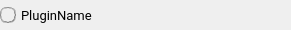
<?xml version="1.0" encoding="UTF-8"?>
<ui version="4.0">
 <class>PluginInfoLabel</class>
 <widget class="QFrame" name="PluginInfoLabel">
  <property name="geometry">
   <rect>
    <x>0</x>
    <y>0</y>
    <width>291</width>
    <height>30</height>
   </rect>
  </property>
  <property name="sizePolicy">
   <sizepolicy hsizetype="Expanding" vsizetype="Expanding">
    <horstretch>0</horstretch>
    <verstretch>0</verstretch>
   </sizepolicy>
  </property>
  <property name="minimumSize">
   <size>
    <width>0</width>
    <height>30</height>
   </size>
  </property>
  <property name="maximumSize">
   <size>
    <width>16777215</width>
    <height>30</height>
   </size>
  </property>
  <property name="windowTitle">
   <string>Frame</string>
  </property>
  <property name="styleSheet">
   <string notr="true"/>
  </property>
  <property name="frameShape">
   <enum>QFrame::NoFrame</enum>
  </property>
  <layout class="QHBoxLayout" name="horizontalLayout">
   <property name="spacing">
    <number>5</number>
   </property>
   <property name="leftMargin">
    <number>0</number>
   </property>
   <property name="topMargin">
    <number>0</number>
   </property>
   <property name="rightMargin">
    <number>0</number>
   </property>
   <property name="bottomMargin">
    <number>0</number>
   </property>
   <item>
    <widget class="QFrame" name="lb_led">
     <property name="minimumSize">
      <size>
       <width>16</width>
       <height>16</height>
      </size>
     </property>
     <property name="maximumSize">
      <size>
       <width>16</width>
       <height>16</height>
      </size>
     </property>
     <property name="styleSheet">
      <string notr="true">#lb_led{
	background-color: qradialgradient(
		spread:pad, cx:0.5, cy:0.5, 
		radius:0.5, fx:0.5, fy:0.5, 
		stop:0.489796 rgba(255, 0, 0, 255), 
		stop:1 rgba(164, 0, 0, 255));
    border: 1px groove gray;
    border-radius: 8px;
 	margin: 0px;
}

#lb_led {
    background-color: qradialgradient(
    	spread:pad, cx:0.5, cy:0.5,
        radius:0.5, fx:0.5, fy:0.5,
        stop:0.489796 rgba(138, 226, 52, 255),
        stop:1 rgba(78, 154, 6, 255));
    border: 1px groove gray;
	border-radius: 7px;
 	margin: 0px;
}</string>
     </property>
     <property name="frameShape">
      <enum>QFrame::StyledPanel</enum>
     </property>
     <property name="frameShadow">
      <enum>QFrame::Raised</enum>
     </property>
    </widget>
   </item>
   <item>
    <widget class="QLabel" name="lb_textInfo">
     <property name="sizePolicy">
      <sizepolicy hsizetype="Preferred" vsizetype="Expanding">
       <horstretch>0</horstretch>
       <verstretch>0</verstretch>
      </sizepolicy>
     </property>
     <property name="font">
      <font>
       <family>Roboto</family>
       <pointsize>10</pointsize>
       <weight>50</weight>
       <italic>false</italic>
       <bold>false</bold>
      </font>
     </property>
     <property name="styleSheet">
      <string notr="true">#lb_textInfo{
	font: 400 10pt &quot;Roboto&quot;;
 	margin: 0px;
}</string>
     </property>
     <property name="frameShape">
      <enum>QFrame::NoFrame</enum>
     </property>
     <property name="text">
      <string>PluginName</string>
     </property>
    </widget>
   </item>
  </layout>
 </widget>
 <resources/>
 <connections/>
</ui>
